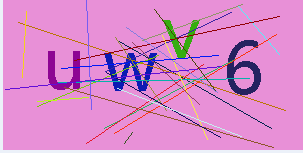
#> input picture day-089/vc.png, 303 x 153 px
$ python clear_noisy.py
#> lines starting #> are read from the running program, lines starting #| are printed output that depends on the picture; after the words box and inside, x2 and y2 are one past the last pixel; in counts of white or black regions, pixels touching at a corner belong together
#!/usr/bin/env python3
# -*- coding: utf-8 -*-
"""
@author: 闲欢
"""

from PIL import Image, ImageDraw


# 判断噪点,如果确认是噪点,用该点的上面一个点的灰度进行替换
# 根据一个点A的RGB值，与周围的8个点的RBG值比较，设定一个值 N（0 <N <8），当A的RGB值与周围8个点的RGB相等数小于N时，此点为噪点
# x, y: 像素点坐标
# G: 图像二值化阀值
# N: 降噪率 0 < N <8
def get_pixel(image, x, y, G, N):
    # 获取像素值
    L = image.getpixel((x, y))

    # 与阈值比较
    if L > G:
        L = True
    else:
        L = False

    nearDots = 0

    if L == (image.getpixel((x - 1, y - 1)) > G):
        nearDots += 1
    if L == (image.getpixel((x - 1, y)) > G):
        nearDots += 1
    if L == (image.getpixel((x - 1, y + 1)) > G):
        nearDots += 1
    if L == (image.getpixel((x, y - 1)) > G):
        nearDots += 1
    if L == (image.getpixel((x, y + 1)) > G):
        nearDots += 1
    if L == (image.getpixel((x + 1, y - 1)) > G):
        nearDots += 1
    if L == (image.getpixel((x + 1, y)) > G):
        nearDots += 1
    if L == (image.getpixel((x + 1, y + 1)) > G):
        nearDots += 1

    if nearDots < N:
        return image.getpixel((x, y - 1))
    else:
        return None


# 降噪
# Z: 降噪次数
def clear_noise(image, G, N, Z):
    draw = ImageDraw.Draw(image)

    for i in range(0, Z):
        for x in range(1, image.size[0] - 1):
            for y in range(1, image.size[1] - 1):
                color = get_pixel(image, x, y, G, N)
                if color is not None:
                    draw.point((x, y), color)


# 二值处理
# 设定阈值threshold，像素值小于阈值，取值0，像素值大于阈值，取值1
# 阈值具体多少需要多次尝试，不同阈值效果不一样
def get_table(threshold=115):
    table = []
    for i in range(256):
        if i < threshold:
            table.append(0)
        else:
            table.append(1)
    return table


# 打开原始图片
im = Image.open('vc.png')
#> im is the input picture: PIL image 303x153 RGBA; mean R, G, B, A 215.8, 139, 203.6, 255
# 展示原始图片
im.show()

# 将原始图片灰度化
grey_im = im.convert('L')
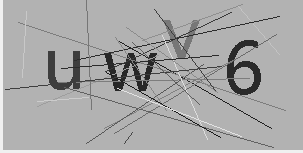
#> grey_im: PIL image 303x153 L; min 26, max 240, mean 168.9
# 展示灰度化图片
grey_im.show()
# 保存灰度化图片
grey_im.save('grey.png')

# 打开灰度化图片并进行二值处理
binary_im = Image.open('grey.png').point(get_table(120), "1")
#> in get_table, `table = []`: table = []
#> after the loop in get_table, `for i in range(256):`: table = 256 values from 0 to 1
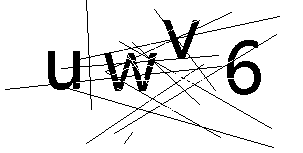
#> binary_im: PIL image 303x153 1; 91.1% white; 10 black regions (9 under 20 px), largest, box (x1, y1, x2, y2) and area: (5, 0, 280, 148) 4104
# 展示二值化图片
binary_im.show()
# 保存二值化图片
binary_im.save('binary.png')

# 打开二值化图片
b_im = Image.open('binary.png')
# 将二值化图片降噪
clear_noise(b_im, 50, 4, 4)
#> the loop in clear_noise, `for i in range(0, Z):` made 4 passes
#> after the loop in clear_noise, `for i in range(0, Z):`:
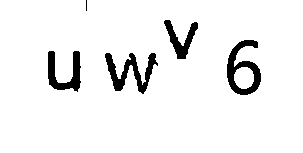
#> image: PIL image 303x153 1; 93.9% white; 5 black regions (1 under 20 px), largest, box (x1, y1, x2, y2) and area: (105, 53, 158, 94) 833, (227, 40, 261, 95) 828, (48, 51, 81, 92) 654, (164, 20, 198, 59) 504
# 展示降噪后的图片
b_im.show()
# 保存降噪后的图片
b_im.save('result.png')
